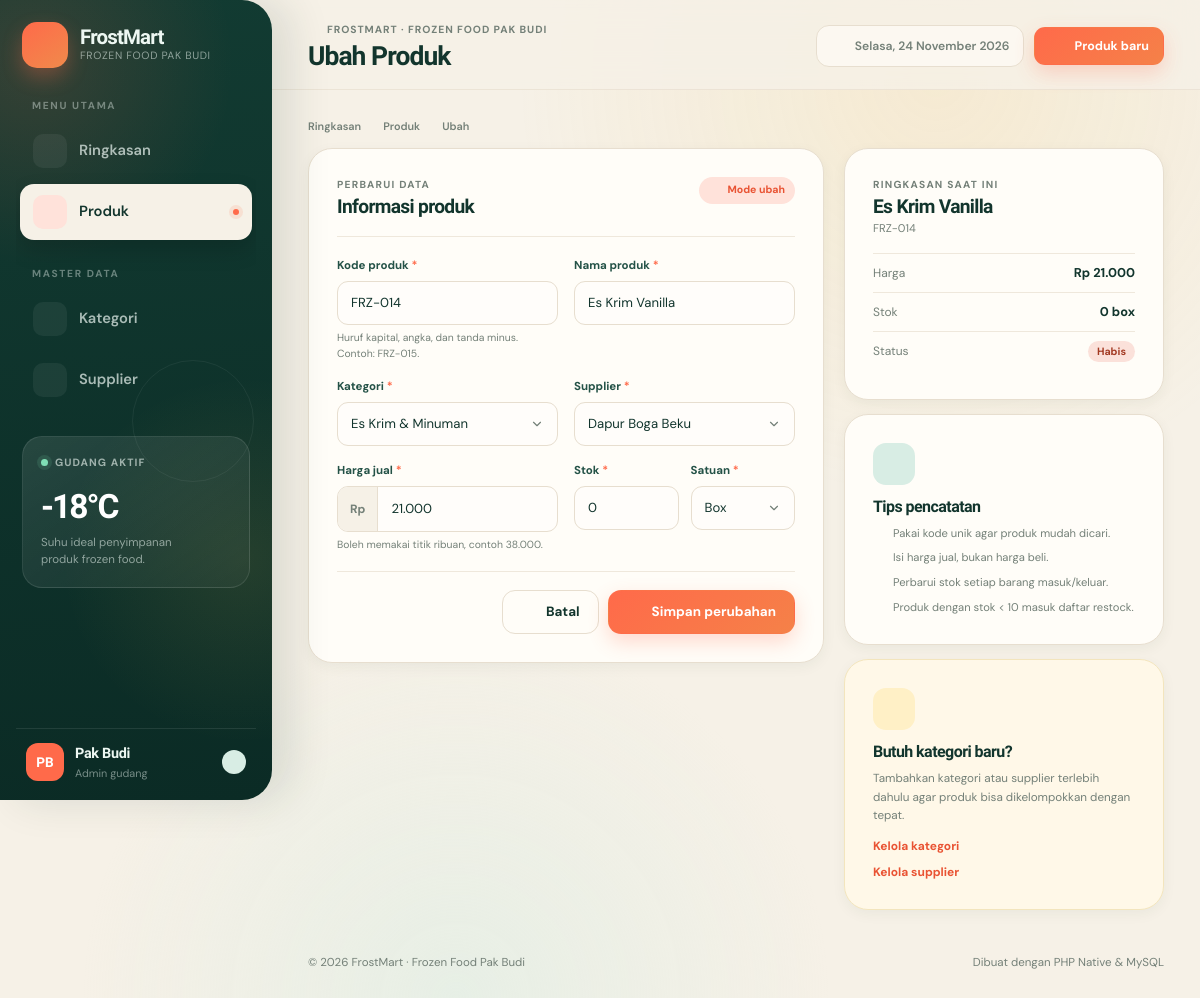
The app's page /pages/produk/form.php?id=14 with its own data.
### tables this page shows
CREATE TABLE IF NOT EXISTS produk (
    id INT UNSIGNED NOT NULL AUTO_INCREMENT,
    kode VARCHAR(20) NOT NULL,
    nama VARCHAR(150) NOT NULL,
    kategori_id INT UNSIGNED NOT NULL,
    supplier_id INT UNSIGNED NOT NULL,
    harga DECIMAL(12, 2) NOT NULL,
    stok INT UNSIGNED NOT NULL DEFAULT 0,
    satuan VARCHAR(20) NOT NULL DEFAULT 'pack',
    dibuat_pada TIMESTAMP NOT NULL DEFAULT CURRENT_TIMESTAMP,
    diubah_pada TIMESTAMP NOT NULL DEFAULT CURRENT_TIMESTAMP ON UPDATE CURRENT_TIMESTAMP,
    PRIMARY KEY (id),
    UNIQUE KEY uq_produk_kode (kode),
    KEY idx_produk_kategori (kategori_id),
    KEY idx_produk_supplier (supplier_id),
    CONSTRAINT fk_produk_kategori FOREIGN KEY (kategori_id)
        REFERENCES kategori (id) ON UPDATE CASCADE ON DELETE RESTRICT,
    CONSTRAINT fk_produk_supplier FOREIGN KEY (supplier_id)
        REFERENCES supplier (id) ON UPDATE CASCADE ON DELETE RESTRICT
);

CREATE TABLE IF NOT EXISTS kategori (
    id INT UNSIGNED NOT NULL AUTO_INCREMENT,
    nama VARCHAR(100) NOT NULL,
    deskripsi VARCHAR(255) NOT NULL DEFAULT '',
    dibuat_pada TIMESTAMP NOT NULL DEFAULT CURRENT_TIMESTAMP,
    PRIMARY KEY (id),
    UNIQUE KEY uq_kategori_nama (nama)
);

CREATE TABLE IF NOT EXISTS supplier (
    id INT UNSIGNED NOT NULL AUTO_INCREMENT,
    nama VARCHAR(120) NOT NULL,
    kontak VARCHAR(100) NOT NULL DEFAULT '',
    telepon VARCHAR(30) NOT NULL DEFAULT '',
    alamat VARCHAR(255) NOT NULL DEFAULT '',
    dibuat_pada TIMESTAMP NOT NULL DEFAULT CURRENT_TIMESTAMP,
    PRIMARY KEY (id),
    UNIQUE KEY uq_supplier_nama (nama)
);

### config/app.php (called while the page is built, shortened)
<?php
require_once __DIR__ . '/icons.php';
function e($value): string
{
    return htmlspecialchars((string)($value ?? ''), ENT_QUOTES | ENT_SUBSTITUTE, 'UTF-8');
}
function base_url(string $path = ''): string
{
    static $base = null;
    if ($base === null) {
        $root = realpath(__DIR__ . '/..');
        $scriptFile = realpath((string)($_SERVER['SCRIPT_FILENAME'] ?? ''));
        $scriptName = str_replace('\\', '/', (string)($_SERVER['SCRIPT_NAME'] ?? '/'));
        $relative = '';
        if ($root !== false && $scriptFile !== false && str_starts_with($scriptFile, $root . DIRECTORY_SEPARATOR)) {
            $relative = ltrim(str_replace('\\', '/', substr($scriptFile, strlen($root))), '/');
        }
        if ($relative !== '' && str_ends_with($scriptName, $relative)) {
            $base = substr($scriptName, 0, strlen($scriptName) - strlen($relative));
        }
    }
    return $base . ltrim($path, '/');
}
function rupiah($amount): string
{
    return 'Rp ' . number_format((float)$amount, 0, ',', '.');
}
function angka_ribuan($value): string
{
    return number_format((float)$value, 0, ',', '.');
}
function query_int(string $key): int
{
    $value = filter_input(INPUT_GET, $key, FILTER_VALIDATE_INT);
    return $value === false || $value === null ? 0 : (int)$value;
}
function status_stok(int $stok): array
{
    if ($stok <= 0) {
        return ['key' => 'habis', 'label' => 'Habis'];
    }
    return ['key' => 'aman', 'label' => 'Aman'];
}

### pages/produk/form.php (the view, shortened to what this page needs)
<?php
require_once __DIR__ . '/../../config/app.php';
$pdo = db();
$id = query_int('id');
$mode = $id > 0 ? 'edit' : 'tambah';
$errors = [];
$kategoriList = $pdo->query('SELECT id, nama FROM kategori ORDER BY nama ASC')->fetchAll();
$supplierList = $pdo->query('SELECT id, nama FROM supplier ORDER BY nama ASC')->fetchAll();
$maxKode = (int)$pdo->query("SELECT COALESCE(MAX(CAST(SUBSTRING(kode, 5) AS UNSIGNED)), 0) FROM produk WHERE kode LIKE 'FRZ-%'")->fetchColumn();
$data = [
    'kode' => 'FRZ-' . str_pad((string)($maxKode + 1), 3, '0', STR_PAD_LEFT),
    'nama' => '',
    'kategori_id' => 0,
    'supplier_id' => 0,
    'harga' => '',
    'stok' => '',
    'satuan' => 'pack',
];
$produkLama = null;
if ($mode === 'edit') {
    $stmt = $pdo->prepare('SELECT * FROM produk WHERE id = ?');
    $stmt->execute([$id]);
    $produkLama = $stmt->fetch();
        ?>
        <?php
    $data = [
        'kode' => $produkLama['kode'],
        'nama' => $produkLama['nama'],
        'kategori_id' => (int)$produkLama['kategori_id'],
        'supplier_id' => (int)$produkLama['supplier_id'],
        'harga' => $produkLama['harga'],
        'stok' => (string)$produkLama['stok'],
        'satuan' => $produkLama['satuan'],
    ];
}
$hargaTampil = '';
if ((string)$data['harga'] !== '') {
    $hargaTampil = is_numeric($data['harga']) ? angka_ribuan($data['harga']) : $data['harga'];
}
$statusLama = $produkLama ? status_stok((int)$produkLama['stok']) : null;
require __DIR__ . '/../../partials/header.php';
?>
<div class="page-intro page-intro--compact">
    <div class="breadcrumb">
        <a href="<?= e(base_url('index.php')) ?>">Ringkasan</a>
        <?= icon('chevron-right') ?>
        <a href="<?= e(base_url('pages/produk/index.php')) ?>">Produk</a>
        <?= icon('chevron-right') ?>
        <span><?= $mode === 'edit' ? 'Ubah' : 'Tambah' ?></span>
    </div>
</div>
<div class="form-layout">
    <section class="card card--pad form-card">
        <header class="section-head section-head--bordered">
            <div>
                <span class="eyebrow"><?= $mode === 'edit' ? 'Perbarui data' : 'Data baru' ?></span>
                <h3><?= $mode === 'edit' ? 'Informasi produk' : 'Produk frozen food' ?></h3>
            </div>
            <span class="mode-pill"><?= $mode === 'edit' ? icon('edit') . ' Mode ubah' : icon('plus') . ' Mode tambah' ?></span>
        </header>
        <form class="form" method="post" action="<?= e(base_url('pages/produk/form.php' . ($mode === 'edit' ? '?id=' . $id : ''))) ?>">
            <div class="form-grid">
                <div class="field <?= isset($errors['kode']) ? 'has-error' : '' ?>">
                    <label for="kode">Kode produk <span class="required">*</span></label>
                    <input id="kode" name="kode" type="text" maxlength="20" value="<?= e($data['kode']) ?>" placeholder="FRZ-015" required autocomplete="off">
                    <?php if (isset($errors['kode'])): ?>
                        <small class="field-error"><?= e($errors['kode']) ?></small>
                    <?php else: ?>
                        <small class="field-hint">Huruf kapital, angka, dan tanda minus. Contoh: FRZ-015.</small>
                    <?php endif; ?>
                </div>
                <div class="field <?= isset($errors['nama']) ? 'has-error' : '' ?>">
                    <label for="nama">Nama produk <span class="required">*</span></label>
                    <input id="nama" name="nama" type="text" maxlength="150" value="<?= e($data['nama']) ?>" placeholder="Contoh: Ayam Fillet Frozen" required autocomplete="off">
                </div>
                <div class="field <?= isset($errors['kategori_id']) ? 'has-error' : '' ?>">
                    <label for="kategori_id">Kategori <span class="required">*</span></label>
                    <select id="kategori_id" name="kategori_id" required>
                        <?php foreach ($kategoriList as $kategori): ?>
                            <option value="<?= (int)$kategori['id'] ?>" <?= $data['kategori_id'] === (int)$kategori['id'] ? 'selected' : '' ?>>
                                <?= e($kategori['nama']) ?>
                            </option>
                        <?php endforeach; ?>
                    </select>
                </div>
                <div class="field <?= isset($errors['supplier_id']) ? 'has-error' : '' ?>">
                    <label for="supplier_id">Supplier <span class="required">*</span></label>
                    <select id="supplier_id" name="supplier_id" required>
                        <?php foreach ($supplierList as $supplier): ?>
                            <option value="<?= (int)$supplier['id'] ?>" <?= $data['supplier_id'] === (int)$supplier['id'] ? 'selected' : '' ?>>
                                <?= e($supplier['nama']) ?>
                            </option>
                        <?php endforeach; ?>
                    </select>
                </div>
                <div class="field <?= isset($errors['harga']) ? 'has-error' : '' ?>">
                    <label for="harga">Harga jual <span class="required">*</span></label>
                    <div class="input-prefix">
                        <span>Rp</span>
                        <input id="harga" name="harga" type="text" inputmode="numeric" value="<?= e($hargaTampil) ?>" placeholder="38.000" required autocomplete="off">
                    </div>
                    <?php if (isset($errors['harga'])): ?>
                        <small class="field-error"><?= e($errors['harga']) ?></small>
                    <?php else: ?>
                        <small class="field-hint">Boleh memakai titik ribuan, contoh 38.000.</small>
                    <?php endif; ?>
                </div>
                <div class="form-grid form-grid--two">
                    <div class="field <?= isset($errors['stok']) ? 'has-error' : '' ?>">
                        <label for="stok">Stok <span class="required">*</span></label>
                        <input id="stok" name="stok" type="number" min="0" step="1" max="1000000" value="<?= e($data['stok']) ?>" placeholder="0" required>
                    </div>
                    <div class="field <?= isset($errors['satuan']) ? 'has-error' : '' ?>">
                        <label for="satuan">Satuan <span class="required">*</span></label>
                        <select id="satuan" name="satuan" required>
                            <?php foreach (['pcs', 'pack', 'kg', 'gram', 'box', 'liter', 'ikat'] as $satuan): ?>
                                <option value="<?= e($satuan) ?>" <?= $data['satuan'] === $satuan ? 'selected' : '' ?>><?= e(ucfirst($satuan)) ?></option>
                            <?php endforeach; ?>
                        </select>
                    </div>
                </div>
            </div>
            <div class="form-actions">
                <a class="btn btn--ghost" href="<?= e(base_url('pages/produk/index.php')) ?>"><?= icon('chevron-left') ?> Batal</a>
                <button class="btn btn--primary" type="submit">
                    <?= icon('check') ?> <?= $mode === 'edit' ? 'Simpan perubahan' : 'Simpan produk' ?>
                </button>
            </div>
        </form>
    </section>
    <aside class="form-aside">
        <?php if ($mode === 'edit' && $produkLama !== null): ?>
            <div class="card card--pad summary-card">
                <span class="eyebrow">Ringkasan saat ini</span>
                <h3><?= e($produkLama['nama']) ?></h3>
                <p class="summary-card__code"><?= e($produkLama['kode']) ?></p>
                <div class="summary-row">
                    <span>Harga</span>
                    <strong><?= e(rupiah($produkLama['harga'])) ?></strong>
                </div>
                <div class="summary-row">
                    <span>Stok</span>
                    <strong><?= (int)$produkLama['stok'] ?> <?= e($produkLama['satuan']) ?></strong>
                </div>
                <div class="summary-row">
                    <span>Status</span>
                    <span class="badge badge--<?= e($statusLama['key']) ?>"><?= e($statusLama['label']) ?></span>
                </div>
            </div>
        <?php endif; ?>
        <div class="card card--pad tip-card">
            <span class="tip-card__icon"><?= icon('snowflake') ?></span>
            <h3>Tips pencatatan</h3>
            <ul class="check-list">
                <li><?= icon('check') ?> Pakai kode unik agar produk mudah dicari.</li>
                <li><?= icon('check') ?> Isi harga jual, bukan harga beli.</li>
                <li><?= icon('check') ?> Perbarui stok setiap barang masuk/keluar.</li>
                <li><?= icon('check') ?> Produk dengan stok &lt; 10 masuk daftar restock.</li>
            </ul>
        </div>
        <div class="card card--pad tip-card tip-card--warm">
            <span class="tip-card__icon"><?= icon('tag') ?></span>
            <h3>Butuh kategori baru?</h3>
            <p>Tambahkan kategori atau supplier terlebih dahulu agar produk bisa dikelompokkan dengan tepat.</p>
            <div class="tip-card__links">
                <a class="text-link" href="<?= e(base_url('pages/kategori/index.php')) ?>">Kelola kategori <?= icon('arrow-right') ?></a>
                <a class="text-link" href="<?= e(base_url('pages/supplier/index.php')) ?>">Kelola supplier <?= icon('arrow-right') ?></a>
            </div>
        </div>
    </aside>
</div>
<?php require __DIR__ . '/../../partials/footer.php'; ?>

### records on screen
produk: kode "FRZ-014", nama "Es Krim Vanilla", kategori_id "Es Krim & Minuman", supplier_id "Dapur Boga Beku", harga "21.000", stok "0", satuan "Box", harga "Rp 21.000", satuan "box", stok "Habis"

### other values on screen
$item['label'] "Ringkasan"
$item['label'] "Produk"
$item['label'] "Kategori"
$item['label'] "Supplier"
APP_OWNER "FROZEN FOOD PAK BUDI"
$pageTitle "Ubah Produk"
tanggal_indonesia() "Selasa, 24 November 2026"
APP_OWNER "Frozen Food Pak Budi"
